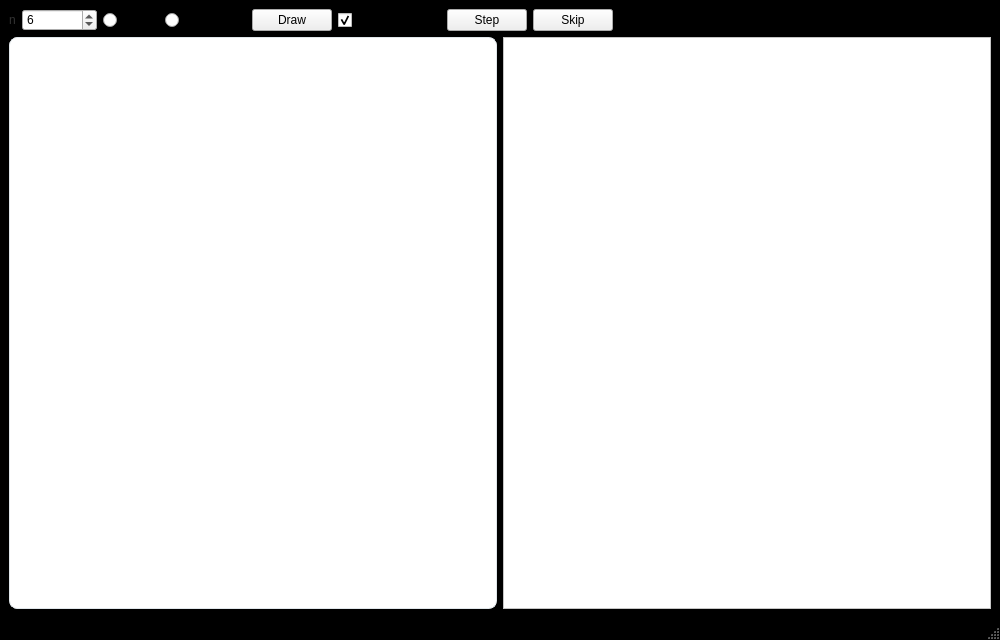
<?xml version="1.0" encoding="UTF-8"?>
<ui version="4.0">
 <class>MainWindow</class>
 <widget class="QMainWindow" name="MainWindow">
  <property name="geometry">
   <rect>
    <x>0</x>
    <y>0</y>
    <width>1000</width>
    <height>640</height>
   </rect>
  </property>
  <property name="windowTitle">
   <string>Fib Call Tree Visualizer</string>
  </property>
  <property name="styleSheet">
   <string notr="true">
    /* Light modern background for central area */
    QMainWindow { background: #000000; }
    QLabel { color: #333; }
    QSpinBox, QRadioButton, QCheckBox { font: 10pt &quot;Segoe UI&quot;; }
    QGraphicsView { background: white; border-radius: 8px; border: 1px solid #e0e6ea; }
   </string>
  </property>
  <widget class="QWidget" name="centralwidget">
   <layout class="QGridLayout" name="gridLayout">
    <item row="0" column="0">
     <widget class="QLabel" name="labelN">
      <property name="text">
       <string>n</string>
      </property>
     </widget>
    </item>
    <item row="0" column="1">
     <widget class="QSpinBox" name="spinBoxN">
      <property name="sizePolicy">
       <sizepolicy hsizetype="Fixed" vsizetype="Fixed">
        <horstretch>0</horstretch>
        <verstretch>0</verstretch>
       </sizepolicy>
      </property>
      <property name="minimumSize">
       <size>
        <width>75</width>
        <height>0</height>
       </size>
      </property>
      <property name="minimum">
       <number>0</number>
      </property>
      <property name="maximum">
       <number>40</number>
      </property>
      <property name="value">
       <number>6</number>
      </property>
     </widget>
    </item>
    <item row="0" column="2">
     <widget class="QRadioButton" name="radioNaive">
      <property name="text">
       <string>Naive</string>
      </property>
     </widget>
    </item>
    <item row="0" column="3">
     <widget class="QRadioButton" name="radioMemo">
      <property name="text">
       <string>Memoized</string>
      </property>
     </widget>
    </item>
    <item row="0" column="4">
     <widget class="QPushButton" name="btnDraw">
      <property name="text">
       <string>Draw</string>
      </property>
     </widget>
    </item>
    <item row="0" column="5">
     <widget class="QCheckBox" name="checkBoxAnimate">
      <property name="text">
       <string>Animate (step)</string>
      </property>
      <property name="checked">
       <bool>true</bool>
      </property>
     </widget>
    </item>
    <item row="0" column="6">
     <widget class="QPushButton" name="btnStep">
      <property name="text">
       <string>Step</string>
      </property>
     </widget>
    </item>
    <item row="0" column="7">
     <widget class="QPushButton" name="btnSkip">
      <property name="text">
       <string>Skip</string>
      </property>
     </widget>
    </item>
    <item row="0" column="8">
     <spacer name="horizontalSpacer">
      <property name="orientation">
       <enum>Qt::Orientation::Horizontal</enum>
      </property>
      <property name="sizeType">
       <enum>QSizePolicy::Policy::Expanding</enum>
      </property>
      <property name="sizeHint" stdset="0">
       <size>
        <width>343</width>
        <height>13</height>
       </size>
      </property>
     </spacer>
    </item>
    <item row="1" column="0" colspan="9">
     <layout class="QHBoxLayout" name="mainLayout">
      <item>
       <widget class="QGraphicsView" name="graphicsView">
        <property name="minimumSize">
         <size>
          <width>400</width>
          <height>360</height>
         </size>
        </property>
        <property name="styleSheet">
         <string notr="true">color: black;
</string>
        </property>
       </widget>
      </item>
      <item>
       <widget class="QTextEdit" name="infoText">
        <property name="minimumSize">
         <size>
          <width>320</width>
          <height>360</height>
         </size>
        </property>
        <property name="styleSheet">
         <string notr="true">
      background-color: #FFFFFF;
      color: #000000;
    </string>
        </property>
       </widget>
      </item>
     </layout>
    </item>
   </layout>
  </widget>
  <widget class="QMenuBar" name="menubar">
   <property name="geometry">
    <rect>
     <x>0</x>
     <y>0</y>
     <width>1000</width>
     <height>21</height>
    </rect>
   </property>
  </widget>
  <widget class="QStatusBar" name="statusbar"/>
 </widget>
 <resources/>
 <connections/>
</ui>
